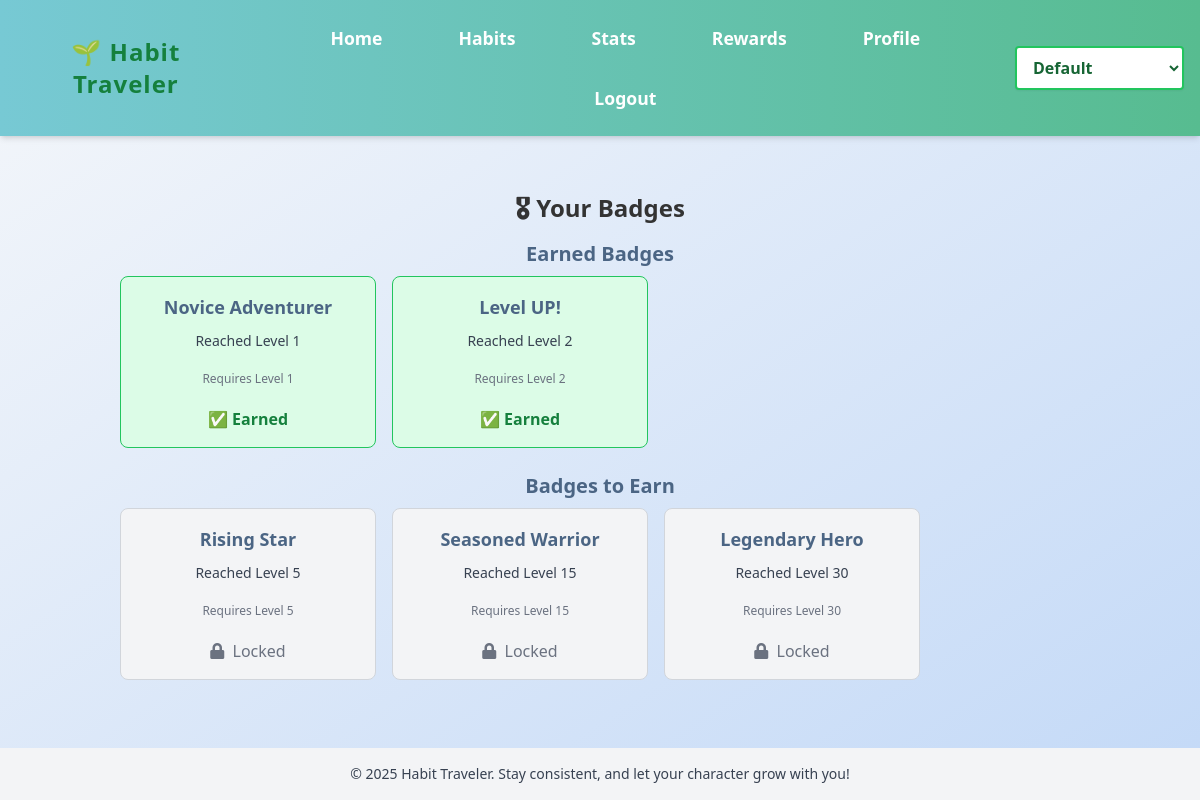
Screenshot of /rewards (signed in) with the database file from the repository.
### app.py (models this page shows)
class Badge(db.Model):
    id = db.Column(db.Integer, primary_key=True)
    name = db.Column(db.String(100), unique=True, nullable=False)
    description = db.Column(db.String(300))
    level_required = db.Column(db.Integer, nullable=False)

### app.py (the view)
@app.route('/rewards')
def rewards():
    if 'user_id' not in session:
        return redirect(url_for('login'))
    user_id = session['user_id']
    user = User.query.get(user_id)
    all_badges = Badge.query.all()
    earned_badge_ids = {ub.badge_id for ub in user.user_badges}
    return render_template('rewards.html', all_badges=all_badges, earned_badge_ids=earned_badge_ids)

### templates/rewards.html
{% extends "base.html" %}
{% block content %}
<div class="container mx-auto px-4 py-6">
    <h1 class="text-2xl font-bold mb-4">🎖 Your Badges</h1>
    <h2 class="text-xl font-semibold mb-2">Earned Badges</h2>
    <div class="flex flex-wrap gap-4 mb-6">
        {% for badge in all_badges %}
            {% if badge.id in earned_badge_ids %}
            <div class="w-64 p-4 border rounded-lg bg-green-100 border-green-500">
                <h2 class="text-lg font-semibold">{{ badge.name }}</h2>
                <p class="text-sm text-gray-700">{{ badge.description }}</p>
                <p class="text-xs text-gray-500">Requires Level {{ badge.level_required }}</p>
                <span class="text-green-700 font-bold">✅ Earned</span>
            </div>
            {% endif %}
        {% endfor %}
    </div>
    <h2 class="text-xl font-semibold mb-2">Badges to Earn</h2>
    <div class="flex flex-wrap gap-4">
        {% for badge in all_badges %}
            {% if badge.id not in earned_badge_ids %}
            <div class="w-64 p-4 border rounded-lg bg-gray-100 border-gray-300">
                <h2 class="text-lg font-semibold">{{ badge.name }}</h2>
                <p class="text-sm text-gray-700">{{ badge.description }}</p>
                <p class="text-xs text-gray-500">Requires Level {{ badge.level_required }}</p>
                <span class="text-gray-500">
                    <i class="fas fa-lock mr-1"></i> Locked
                </span>
            </div>
            {% endif %}
        {% endfor %}
    </div>
</div>
{% endblock %}

### static/style.css (style rules this page uses)
body { margin: 0; font-family: 'Segoe UI', Tahoma, Geneva, Verdana, sans-serif; background: linear-gradient(to bottom right, #f5f7fa, #c3d9f7); color: #333; min-height: 100vh; display: flex; flex-direction: column; }
main h2 { font-size: 2em; color: #4b6584; margin-bottom: 10px; }
main p { font-size: 1.1em; line-height: 1.6; margin-bottom: 20px; }

### rows the page displays
Badge: name "Novice Adventurer", description "Reached Level 1", level_required "1"
Badge: name "Level UP!", description "Reached Level 2", level_required "2"
Badge: name "Rising Star", description "Reached Level 5", level_required "5"
Badge: name "Seasoned Warrior", description "Reached Level 15", level_required "15"
Badge: name "Legendary Hero", description "Reached Level 30", level_required "30"
